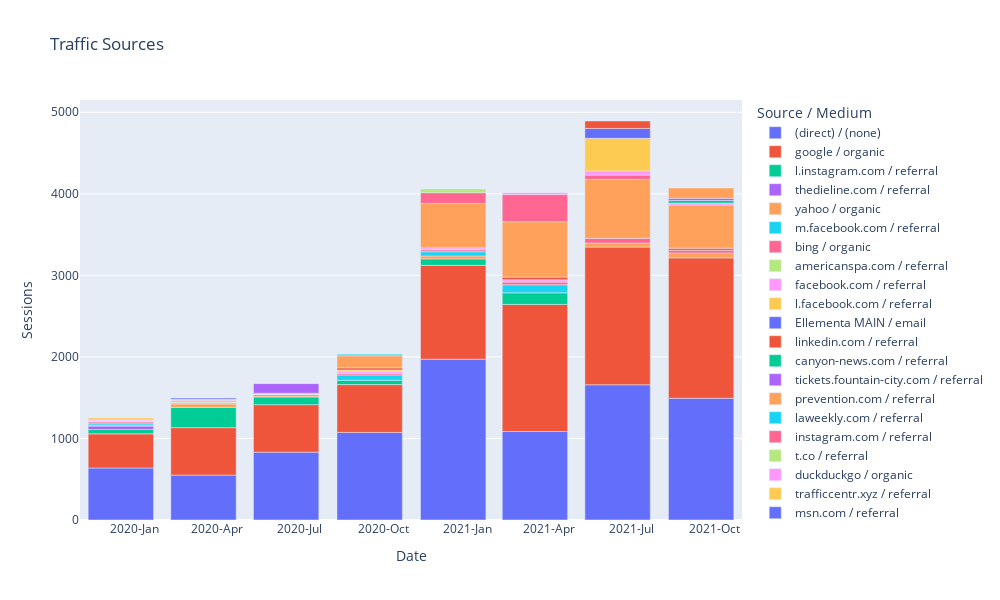

The notebook cell saved with this chart:
### Code cell
# Read the CSV file
df = pd.read_csv('output/example/Sources/consolidated-sources.csv')

# # Now, let's create the Date column
df['Date'] = pd.to_datetime(df['Year'].astype(str) + '-' + df['Quarter'].apply(functions.quarter_to_month) + '-01')

# Sort by date
df = df.sort_values("Date")

# Create Line Plot with No Total and other excludes
exclude_list = ["total"
]
fig = px.bar(df.query('`Source / Medium` not in @exclude_list'), x='Date', y='Sessions', color='Source / Medium', title='Traffic Sources')

# Update the layout
fig.update_layout(
    autosize=False,
    width=1000,  # Width of the figure in pixels
    height=600  # Height of the figure in pixels
)

# Customize the x-axis to show both year and quarter
fig.update_xaxes(
    dtick="M3",
    tickformat="%Y-%b",  # This will show Year-Month
    ticklabelmode="period"
)

fig.show()
fig.write_html('output/example/example-sources-mediums.html')

### Figure 1 — Plotly figure (JSON) as saved in the notebook; plotly's stock layout.template omitted (floating-point values rounded to 4 significant figures)
{"data": [{"alignmentgroup": "True", "hovertemplate": "Source / Medium=(direct) / (none)<br>Date=%{x}<br>Sessions=%{y}<extra></extra>", "legendgroup": "(direct) / (none)", "marker": {"color": "#636efa", "pattern": {"shape": ""}}, "name": "(direct) / (none)", "offsetgroup": "(direct) / (none)", "orientation": "v", "showlegend": true, "textposition": "auto", "type": "bar", "x": ["2020-01-01T00:00:00", "2020-04-01T00:00:00", "2020-07-01T00:00:00", "2020-10-01T00:00:00", "2021-01-01T00:00:00", "2021-04-01T00:00:00", "2021-07-01T00:00:00", "2021-10-01T00:00:00"], "xaxis": "x", "y": [638, 551, 832, 1074, 1971, 1085, 1658, 1493], "yaxis": "y"}, {"alignmentgroup": "True", "hovertemplate": "Source / Medium=google / organic<br>Date=%{x}<br>Sessions=%{y}<extra></extra>", "legendgroup": "google / organic", "marker": {"color": "#EF553B", "pattern": {"shape": ""}}, "name": "google / organic", "offsetgroup": "google / organic", "orientation": "v", "showlegend": true, "textposition": "auto", "type": "bar", "x": ["2020-01-01T00:00:00", "2020-04-01T00:00:00", "2020-07-01T00:00:00", "2020-10-01T00:00:00", "2021-01-01T00:00:00", "2021-04-01T00:00:00", "2021-07-01T00:00:00", "2021-10-01T00:00:00"], "xaxis": "x", "y": [418, 581, 582, 586, 1151, 1558, 1688, 1721], "yaxis": "y"}, {"alignmentgroup": "True", "hovertemplate": "Source / Medium=l.instagram.com / referral<br>Date=%{x}<br>Sessions=%{y}<extra></extra>", "legendgroup": "l.instagram.com / referral", "marker": {"color": "#00cc96", "pattern": {"shape": ""}}, "name": "l.instagram.com / referral", "offsetgroup": "l.instagram.com / referral", "orientation": "v", "showlegend": true, "textposition": "auto", "type": "bar", "x": ["2020-01-01T00:00:00", "2020-04-01T00:00:00", "2020-07-01T00:00:00", "2020-10-01T00:00:00", "2021-01-01T00:00:00", "2021-04-01T00:00:00"], "xaxis": "x", "y": [53, 249, 94, 53, 79, 142], "yaxis": "y"}, {"alignmentgroup": "True", "hovertemplate": "Source / Medium=thedieline.com / referral<br>Date=%{x}<br>Sessions=%{y}<extra></extra>", "legendgroup": "thedieline.com / referral", "marker": {"color": "#ab63fa", "pattern": {"shape": ""}}, "name": "thedieline.com / referral", "offsetgroup": "thedieline.com / referral", "orientation": "v", "showlegend": true, "textposition": "auto", "type": "bar", "x": ["2020-01-01T00:00:00"], "xaxis": "x", "y": [43], "yaxis": "y"}, {"alignmentgroup": "True", "hovertemplate": "Source / Medium=yahoo / organic<br>Date=%{x}<br>Sessions=%{y}<extra></extra>", "legendgroup": "yahoo / organic", "marker": {"color": "#FFA15A", "pattern": {"shape": ""}}, "name": "yahoo / organic", "offsetgroup": "yahoo / organic", "orientation": "v", "showlegend": true, "textposition": "auto", "type": "bar", "x": ["2020-01-01T00:00:00", "2020-04-01T00:00:00", "2020-07-01T00:00:00", "2021-01-01T00:00:00", "2021-07-01T00:00:00", "2021-10-01T00:00:00"], "xaxis": "x", "y": [14, 42, 13, 36, 49, 60], "yaxis": "y"}, {"alignmentgroup": "True", "hovertemplate": "Source / Medium=m.facebook.com / referral<br>Date=%{x}<br>Sessions=%{y}<extra></extra>", "legendgroup": "m.facebook.com / referral", "marker": {"color": "#19d3f3", "pattern": {"shape": ""}}, "name": "m.facebook.com / referral", "offsetgroup": "m.facebook.com / referral", "orientation": "v", "showlegend": true, "textposition": "auto", "type": "bar", "x": ["2020-01-01T00:00:00", "2020-04-01T00:00:00", "2020-10-01T00:00:00", "2021-01-01T00:00:00", "2021-04-01T00:00:00"], "xaxis": "x", "y": [23, 6, 65, 52, 99], "yaxis": "y"}, {"alignmentgroup": "True", "hovertemplate": "Source / Medium=bing / organic<br>Date=%{x}<br>Sessions=%{y}<extra></extra>", "legendgroup": "bing / organic", "marker": {"color": "#FF6692", "pattern": {"shape": ""}}, "name": "bing / organic", "offsetgroup": "bing / organic", "orientation": "v", "showlegend": true, "textposition": "auto", "type": "bar", "x": ["2020-01-01T00:00:00", "2020-04-01T00:00:00", "2020-07-01T00:00:00", "2020-10-01T00:00:00", "2021-01-01T00:00:00", "2021-04-01T00:00:00", "2021-07-01T00:00:00", "2021-10-01T00:00:00"], "xaxis": "x", "y": [15, 11, 17, 18, 23, 33, 58, 33], "yaxis": "y"}, {"alignmentgroup": "True", "hovertemplate": "Source / Medium=americanspa.com / referral<br>Date=%{x}<br>Sessions=%{y}<extra></extra>", "legendgroup": "americanspa.com / referral", "marker": {"color": "#B6E880", "pattern": {"shape": ""}}, "name": "americanspa.com / referral", "offsetgroup": "americanspa.com / referral", "orientation": "v", "showlegend": true, "textposition": "auto", "type": "bar", "x": ["2020-01-01T00:00:00", "2020-04-01T00:00:00"], "xaxis": "x", "y": [11, 8], "yaxis": "y"}, {"alignmentgroup": "True", "hovertemplate": "Source / Medium=facebook.com / referral<br>Date=%{x}<br>Sessions=%{y}<extra></extra>", "legendgroup": "facebook.com / referral", "marker": {"color": "#FF97FF", "pattern": {"shape": ""}}, "name": "facebook.com / referral", "offsetgroup": "facebook.com / referral", "orientation": "v", "showlegend": true, "textposition": "auto", "type": "bar", "x": ["2020-01-01T00:00:00", "2020-04-01T00:00:00", "2020-07-01T00:00:00", "2020-10-01T00:00:00", "2021-01-01T00:00:00", "2021-04-01T00:00:00"], "xaxis": "x", "y": [11, 20, 4, 22, 25, 28], "yaxis": "y"}, {"alignmentgroup": "True", "hovertemplate": "Source / Medium=l.facebook.com / referral<br>Date=%{x}<br>Sessions=%{y}<extra></extra>", "legendgroup": "l.facebook.com / referral", "marker": {"color": "#FECB52", "pattern": {"shape": ""}}, "name": "l.facebook.com / referral", "offsetgroup": "l.facebook.com / referral", "orientation": "v", "showlegend": true, "textposition": "auto", "type": "bar", "x": ["2020-01-01T00:00:00", "2020-04-01T00:00:00", "2020-07-01T00:00:00", "2020-10-01T00:00:00"], "xaxis": "x", "y": [26, 12, 3, 22], "yaxis": "y"}, {"alignmentgroup": "True", "hovertemplate": "Source / Medium=Ellementa MAIN / email<br>Date=%{x}<br>Sessions=%{y}<extra></extra>", "legendgroup": "Ellementa MAIN / email", "marker": {"color": "#636efa", "pattern": {"shape": ""}}, "name": "Ellementa MAIN / email", "offsetgroup": "Ellementa MAIN / email", "orientation": "v", "showlegend": true, "textposition": "auto", "type": "bar", "x": ["2020-04-01T00:00:00"], "xaxis": "x", "y": [15], "yaxis": "y"}, {"alignmentgroup": "True", "hovertemplate": "Source / Medium=linkedin.com / referral<br>Date=%{x}<br>Sessions=%{y}<extra></extra>", "legendgroup": "linkedin.com / referral", "marker": {"color": "#EF553B", "pattern": {"shape": ""}}, "name": "linkedin.com / referral", "offsetgroup": "linkedin.com / referral", "orientation": "v", "showlegend": true, "textposition": "auto", "type": "bar", "x": ["2020-07-01T00:00:00", "2020-10-01T00:00:00", "2021-04-01T00:00:00", "2021-10-01T00:00:00"], "xaxis": "x", "y": [4, 26, 33, 26], "yaxis": "y"}, {"alignmentgroup": "True", "hovertemplate": "Source / Medium=canyon-news.com / referral<br>Date=%{x}<br>Sessions=%{y}<extra></extra>", "legendgroup": "canyon-news.com / referral", "marker": {"color": "#00cc96", "pattern": {"shape": ""}}, "name": "canyon-news.com / referral", "offsetgroup": "canyon-news.com / referral", "orientation": "v", "showlegend": true, "textposition": "auto", "type": "bar", "x": ["2020-07-01T00:00:00"], "xaxis": "x", "y": [5], "yaxis": "y"}, {"alignmentgroup": "True", "hovertemplate": "Source / Medium=tickets.fountain-city.com / referral<br>Date=%{x}<br>Sessions=%{y}<extra></extra>", "legendgroup": "tickets.fountain-city.com / referral", "marker": {"color": "#ab63fa", "pattern": {"shape": ""}}, "name": "tickets.fountain-city.com / referral", "offsetgroup": "tickets.fountain-city.com / referral", "orientation": "v", "showlegend": true, "textposition": "auto", "type": "bar", "x": ["2020-07-01T00:00:00"], "xaxis": "x", "y": [118], "yaxis": "y"}, {"alignmentgroup": "True", "hovertemplate": "Source / Medium=prevention.com / referral<br>Date=%{x}<br>Sessions=%{y}<extra></extra>", "legendgroup": "prevention.com / referral", "marker": {"color": "#FFA15A", "pattern": {"shape": ""}}, "name": "prevention.com / referral", "offsetgroup": "prevention.com / referral", "orientation": "v", "showlegend": true, "textposition": "auto", "type": "bar", "x": ["2020-10-01T00:00:00", "2021-01-01T00:00:00", "2021-04-01T00:00:00", "2021-07-01T00:00:00", "2021-10-01T00:00:00"], "xaxis": "x", "y": [147, 544, 679, 723, 528], "yaxis": "y"}, {"alignmentgroup": "True", "hovertemplate": "Source / Medium=laweekly.com / referral<br>Date=%{x}<br>Sessions=%{y}<extra></extra>", "legendgroup": "laweekly.com / referral", "marker": {"color": "#19d3f3", "pattern": {"shape": ""}}, "name": "laweekly.com / referral", "offsetgroup": "laweekly.com / referral", "orientation": "v", "showlegend": true, "textposition": "auto", "type": "bar", "x": ["2020-10-01T00:00:00"], "xaxis": "x", "y": [20], "yaxis": "y"}, {"alignmentgroup": "True", "hovertemplate": "Source / Medium=instagram.com / referral<br>Date=%{x}<br>Sessions=%{y}<extra></extra>", "legendgroup": "instagram.com / referral", "marker": {"color": "#FF6692", "pattern": {"shape": ""}}, "name": "instagram.com / referral", "offsetgroup": "instagram.com / referral", "orientation": "v", "showlegend": true, "textposition": "auto", "type": "bar", "x": ["2021-01-01T00:00:00", "2021-04-01T00:00:00", "2021-07-01T00:00:00"], "xaxis": "x", "y": [132, 333, 53], "yaxis": "y"}, {"alignmentgroup": "True", "hovertemplate": "Source / Medium=t.co / referral<br>Date=%{x}<br>Sessions=%{y}<extra></extra>", "legendgroup": "t.co / referral", "marker": {"color": "#B6E880", "pattern": {"shape": ""}}, "name": "t.co / referral", "offsetgroup": "t.co / referral", "orientation": "v", "showlegend": true, "textposition": "auto", "type": "bar", "x": ["2021-01-01T00:00:00"], "xaxis": "x", "y": [46], "yaxis": "y"}, {"alignmentgroup": "True", "hovertemplate": "Source / Medium=duckduckgo / organic<br>Date=%{x}<br>Sessions=%{y}<extra></extra>", "legendgroup": "duckduckgo / organic", "marker": {"color": "#FF97FF", "pattern": {"shape": ""}}, "name": "duckduckgo / organic", "offsetgroup": "duckduckgo / organic", "orientation": "v", "showlegend": true, "textposition": "auto", "type": "bar", "x": ["2021-04-01T00:00:00", "2021-07-01T00:00:00", "2021-10-01T00:00:00"], "xaxis": "x", "y": [22, 51, 24], "yaxis": "y"}, {"alignmentgroup": "True", "hovertemplate": "Source / Medium=trafficcentr.xyz / referral<br>Date=%{x}<br>Sessions=%{y}<extra></extra>", "legendgroup": "trafficcentr.xyz / referral", "marker": {"color": "#FECB52", "pattern": {"shape": ""}}, "name": "trafficcentr.xyz / referral", "offsetgroup": "trafficcentr.xyz / referral", "orientation": "v", "showlegend": true, "textposition": "auto", "type": "bar", "x": ["2021-07-01T00:00:00"], "xaxis": "x", "y": [400], "yaxis": "y"}, {"alignmentgroup": "True", "hovertemplate": "Source / Medium=msn.com / referral<br>Date=%{x}<br>Sessions=%{y}<extra></extra>", "legendgroup": "msn.com / referral", "marker": {"color": "#636efa", "pattern": {"shape": ""}}, "name": "msn.com / referral", "offsetgroup": "msn.com / referral", "orientation": "v", "showlegend": true, "textposition": "auto", "type": "bar", "x": ["2021-07-01T00:00:00"], "xaxis": "x", "y": [121], "yaxis": "y"}, {"alignmentgroup": "True", "hovertemplate": "Source / Medium=sheknows.com / referral<br>Date=%{x}<br>Sessions=%{y}<extra></extra>", "legendgroup": "sheknows.com / referral", "marker": {"color": "#EF553B", "pattern": {"shape": ""}}, "name": "sheknows.com / referral", "offsetgroup": "sheknows.com / referral", "orientation": "v", "showlegend": true, "textposition": "auto", "type": "bar", "x": ["2021-07-01T00:00:00"], "xaxis": "x", "y": [91], "yaxis": "y"}, {"alignmentgroup": "True", "hovertemplate": "Source / Medium=beautyindependent.com / referral<br>Date=%{x}<br>Sessions=%{y}<extra></extra>", "legendgroup": "beautyindependent.com / referral", "marker": {"color": "#00cc96", "pattern": {"shape": ""}}, "name": "beautyindependent.com / referral", "offsetgroup": "beautyindependent.com / referral", "orientation": "v", "showlegend": true, "textposition": "auto", "type": "bar", "x": ["2021-10-01T00:00:00"], "xaxis": "x", "y": [32], "yaxis": "y"}, {"alignmentgroup": "True", "hovertemplate": "Source / Medium=thedailybeast.com / referral<br>Date=%{x}<br>Sessions=%{y}<extra></extra>", "legendgroup": "thedailybeast.com / referral", "marker": {"color": "#ab63fa", "pattern": {"shape": ""}}, "name": "thedailybeast.com / referral", "offsetgroup": "thedailybeast.com / referral", "orientation": "v", "showlegend": true, "textposition": "auto", "type": "bar", "x": ["2021-10-01T00:00:00"], "xaxis": "x", "y": [28], "yaxis": "y"}, {"alignmentgroup": "True", "hovertemplate": "Source / Medium=linktr.ee / referral<br>Date=%{x}<br>Sessions=%{y}<extra></extra>", "legendgroup": "linktr.ee / referral", "marker": {"color": "#FFA15A", "pattern": {"shape": ""}}, "name": "linktr.ee / referral", "offsetgroup": "linktr.ee / referral", "orientation": "v", "showlegend": true, "textposition": "auto", "type": "bar", "x": ["2021-10-01T00:00:00"], "xaxis": "x", "y": [125], "yaxis": "y"}], "layout": {"autosize": false, "barmode": "relative", "height": 600, "legend": {"title": {"text": "Source / Medium"}, "tracegroupgap": 0}, "title": {"text": "Traffic Sources"}, "width": 1000, "xaxis": {"anchor": "y", "autorange": true, "domain": [0, 1], "dtick": "M3", "range": ["2019-11-17", "2021-11-15"], "tickformat": "%Y-%b", "ticklabelmode": "period", "title": {"text": "Date"}, "type": "date"}, "yaxis": {"anchor": "x", "autorange": true, "domain": [0, 1], "range": [0, 5149.0], "title": {"text": "Sessions"}, "type": "linear"}}}
